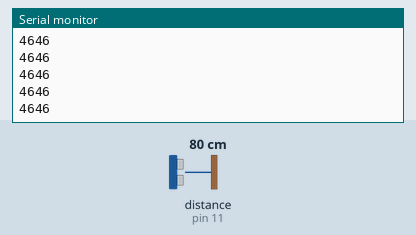
A sketch run on a simulated Arduino Uno, built with avr-gcc and run on an emulated ATmega328P. Parts: the last lines printed to the serial monitor. Wiring (inferred from the names in the program): ultrasonic range finder: trigger pin 10; echo pin 11. The inputs (shaded band) are chosen by the test bench; at power-on: distance to the obstacle (sensor on pin 11) 80 cm. The echo pulse lasts 58.3 µs per cm.

Above: at 1.2 s.
1.3 s: distance to the obstacle (sensor on pin 11) set to 2 cm
At 1.38 s:
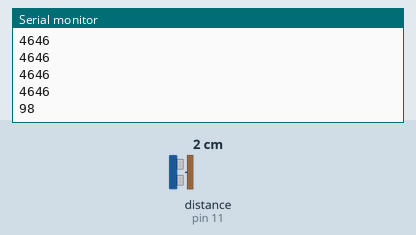
2.8 s: distance to the obstacle (sensor on pin 11) set to 4 cm
At 2.89 s:
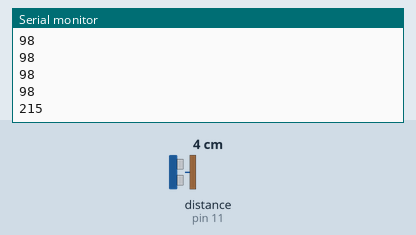
Timing chart, 0 to 5.8 s (numbered marks = the images above; inputs shaded):
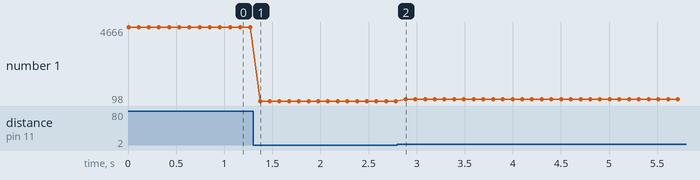

The sketch:

sensor.ino
```cpp
#define echoPin 11
#define trigPin 10

long duration;
int distance;

void setup() {
  Serial.begin(9600);
  pinMode(echoPin, INPUT);
  pinMode(trigPin, OUTPUT);
}

void loop() {
  digitalWrite(trigPin, LOW);
  delayMicroseconds(2);
  digitalWrite(trigPin, HIGH);
  delayMicroseconds(100);
  digitalWrite(trigPin, LOW);
  duration = pulseIn(echoPin, HIGH);
  //  Convert to cm
  distance = duration / 58.2;
//  Serial.println("ss");
  Serial.println(duration);
  delay(100);
}
```

Measured:
- after the input at 1.3 s, the serial monitor: prints a new line after 0.07 s (image 1)
- after the input at 2.8 s, the serial monitor: prints a new line after 0.09 s (image 2)
- plotted number 1: 4646 → 98 after the input at 1.3 s, 98 → 215 after the input at 2.8 s
